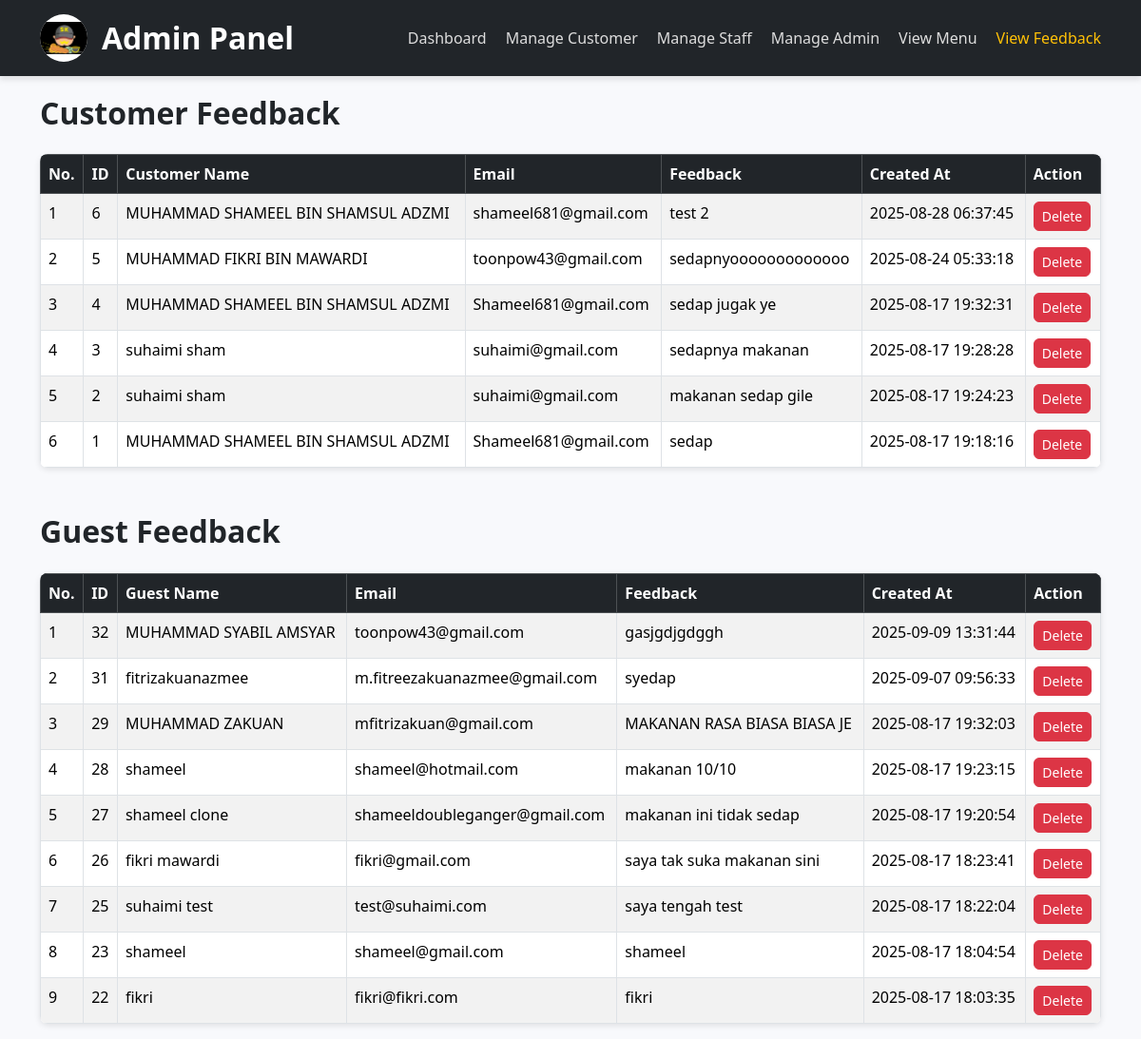
Before: /admin/admin_viewfeedback.php (signed in) with the older database file.
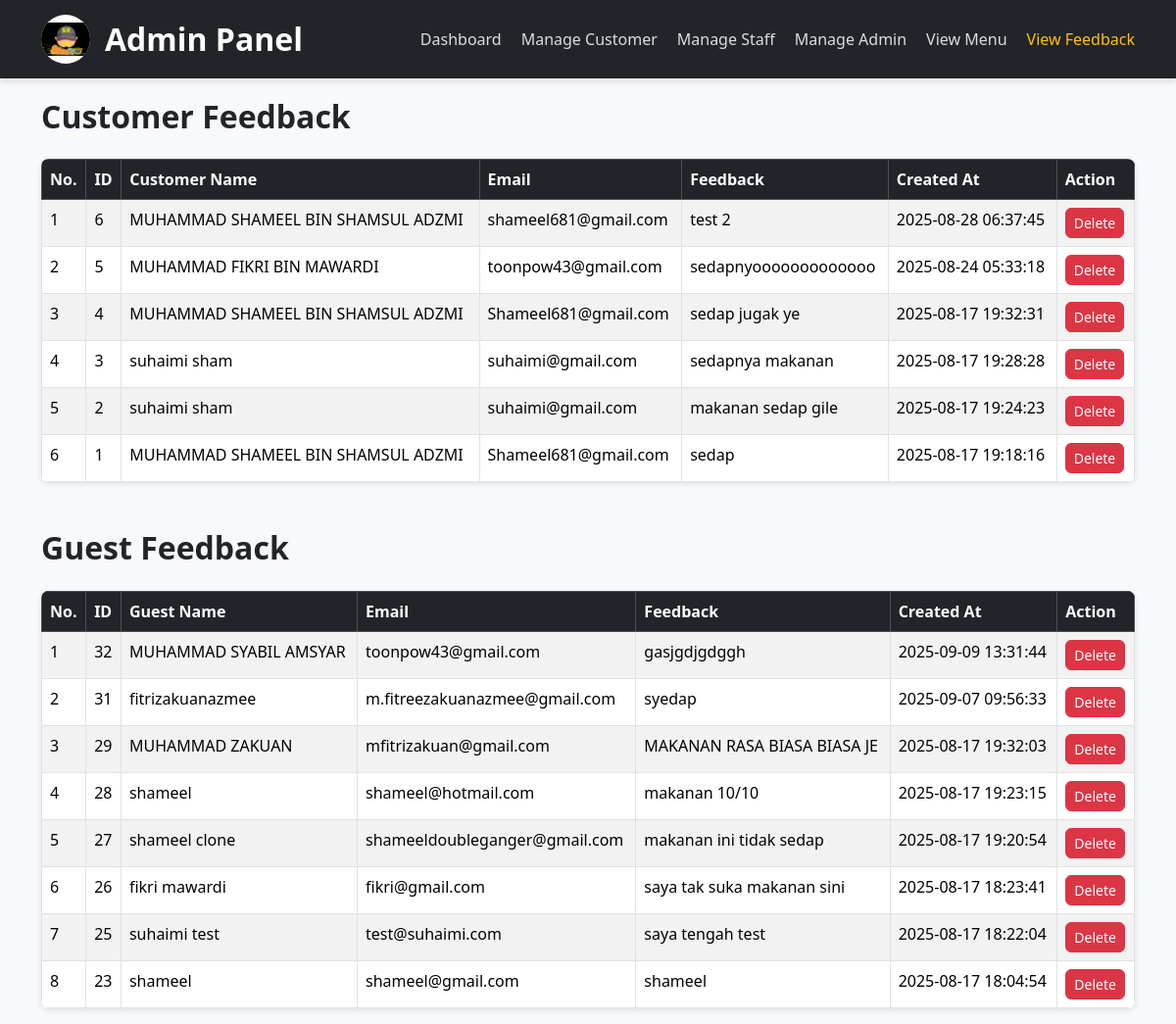
After: the same page with the newer database file.
### tables this page shows
CREATE TABLE `feedback_customer` (
  `id` int(11) NOT NULL,
  `customer_name` varchar(100) NOT NULL,
  `customer_email` varchar(100) NOT NULL,
  `feedback` text NOT NULL,
  `created_at` timestamp NOT NULL DEFAULT current_timestamp()
);

CREATE TABLE `feedback_guest` (
  `id` int(11) NOT NULL,
  `guest_name` varchar(100) NOT NULL,
  `guest_email` varchar(100) NOT NULL,
  `feedback` text NOT NULL,
  `created_at` timestamp NOT NULL DEFAULT current_timestamp()
);

### admin/admin_viewfeedback.php (the view, shortened to what this page needs)
<?php
require_once '../connect.php';
$customer_feedback = $conn->query("SELECT * FROM feedback_customer ORDER BY created_at DESC");
$guest_feedback = $conn->query("SELECT * FROM feedback_guest ORDER BY created_at DESC");
?>
<!DOCTYPE html>
<html lang="en">
<head>
<link rel="stylesheet" href="https://cdn.jsdelivr.net/npm/bootstrap@5.3.2/dist/css/bootstrap.min.css">
<link rel="stylesheet" href="../CSS/admin_viewfeedback.css">
</head>
<body>
<header>
    <div class="container">
        <div class="logo-and-title">
            <div class="logo-circle">
                <img src="../image/LogoSataysebenarReal.png" alt="Satay Kajang Logo">
            </div>
            <h1><a href="admin_dashboard.php">Admin Panel</a></h1>
        </div>
        <nav>
            <ul>
                <li><a href="admin_dashboard.php">Dashboard</a></li>
                <li><a href="admincustomer.php">Manage Customer</a></li>
                <li><a href="adminstaff.php">Manage Staff</a></li>
                <li><a href="manageadmin.php">Manage Admin</a></li>
                <li><a href="admin_menu.php">View Menu</a></li>
                <li><a href="admin_viewfeedback.php" class="active">View Feedback</a></li>
            </ul>
        </nav>
    </div>
</header>
<div class="container">
    <h1 class="mb-4">Customer Feedback</h1>
    <table class="table table-bordered table-striped">
        <thead class="table-dark">
            <tr>
                <th>No.</th>
                <th>ID</th>
                <th>Customer Name</th>
                <th>Email</th>
                <th>Feedback</th>
                <th>Created At</th>
                <th>Action</th>
            </tr>
        </thead>
        <tbody>
        <?php
        $no = 1;
        while ($row = $customer_feedback->fetch_assoc()): ?>
            <tr>
                <td><?= $no++ ?></td>
                <td><?= $row['id'] ?></td>
                <td><?= htmlspecialchars($row['customer_name']) ?></td>
                <td><?= htmlspecialchars($row['customer_email']) ?></td>
                <td><?= nl2br(htmlspecialchars($row['feedback'])) ?></td>
                <td><?= $row['created_at'] ?></td>
                <td>
                    <a href="?delete=<?= $row['id'] ?>&type=customer"
                       class="btn btn-sm btn-danger"
                       onclick="return confirm('Delete this feedback?')">Delete</a>
                </td>
            </tr>
        <?php endwhile; ?>
        </tbody>
    </table>
    <h1 class="mt-5 mb-4">Guest Feedback</h1>
    <table class="table table-bordered table-striped">
        <thead class="table-dark">
            <tr>
                <th>No.</th>
                <th>ID</th>
                <th>Guest Name</th>
                <th>Email</th>
                <th>Feedback</th>
                <th>Created At</th>
                <th>Action</th>
            </tr>
        </thead>
        <tbody>
        <?php
        $no = 1;
        while ($row = $guest_feedback->fetch_assoc()): ?>
            <tr>
                <td><?= $no++ ?></td>
                <td><?= $row['id'] ?></td>
                <td><?= htmlspecialchars($row['guest_name']) ?></td>
                <td><?= htmlspecialchars($row['guest_email']) ?></td>
                <td><?= nl2br(htmlspecialchars($row['feedback'])) ?></td>
                <td><?= $row['created_at'] ?></td>
                <td>
                    <a href="?delete=<?= $row['id'] ?>&type=guest"
                       class="btn btn-sm btn-danger"
                       onclick="return confirm('Delete this feedback?')">Delete</a>
                </td>
            </tr>
        <?php endwhile; ?>
        </tbody>
    </table>
</div>
</body>
</html>

Changed rows visible on the page:
removed feedback_guest: id "22", guest_name "fikri", guest_email "fikri@fikri.com", feedback "fikri", created_at "2025-08-17 18:03:35"
